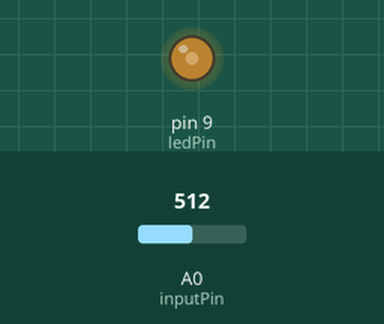
This sketch was run on a simulated Arduino Uno, built with avr-gcc and run on an emulated ATmega328P. On the bench: output pins drawn as LEDs (lit = HIGH). The inputs (shaded band) are chosen by the test bench; at power-on: A0 (inputPin) = 512. What the sketch prints to the serial monitor is not drawn.

Above: at 0.26 s.
1.3 s: A0 (inputPin) set to 89
4.3 s: A0 (inputPin) set to 76
7.3 s: A0 (inputPin) set to 122
Timing chart, 0 to 16.3 s (numbered marks = the images above; inputs shaded):
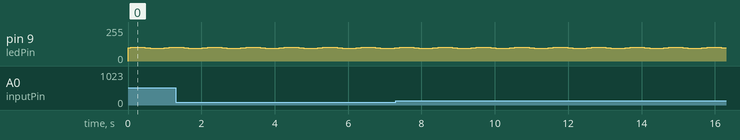

Measured:
- by itself, pin 9 (ledPin): repeats every 1.0 s: 101/255 0.03 s, 102/255 0.04 s, 103/255 0.06 s, 104/255 0.21 s, 103/255 0.04 s, 102/255 0.04 s, 101/255 0.04 s, 100/255 0.03 s, 99/255 0.03 s, 98/255 0.03 s, 97/255 0.04 s, 96/255 0.05 s, 95/255 0.21 s, 96/255 0.05 s, 97/255 0.03 s, 98/255 0.04 s, 99/255 0.03 s, 100/255 0.03 s

The sketch:

sketch_Lab5.ino
```cpp
  const int ledPin = 9;       // pin that the LED is attached to
  const int TWOPI = 2*3.1415926;
  unsigned long currentTime = 0;
  unsigned long lastTime = 0;
  const unsigned long intervalBetweenData = 1000;
  int brightness;

  const int numReadings = 50;
  int readings[numReadings];  // the readings from the analog input
  int readIndex = 0;          // the index of the current reading
  int total = 0;              // the running total
  int average = 0;            // the average
  int inputPin = A0;

  void setup() {
    // initialize serial communication with computer:
    pinMode(ledPin, OUTPUT);
    Serial.begin(9600);
    // initialize all the readings to 0:
    for (int thisReading = 0; thisReading < numReadings; thisReading++) {
      readings[thisReading] = 0;
    }

  }

  void loop() {
    brightness = 100+5*sin(1.0*TWOPI*millis()/1000);
    analogWrite(ledPin,brightness);
      // subtract the last reading:
      total = total - readings[readIndex];
      // read from the sensor:
      readings[readIndex] = analogRead(inputPin);
      // add the reading to the total:
      total = total + readings[readIndex];
      // advance to the next position in the array:
      readIndex = readIndex + 1;

      // if we're at the end of the array...
      if (readIndex >= numReadings) {
        // ...wrap around to the beginning:
        readIndex = 0;
      }

      // calculate the average:
      average = total / numReadings;
      // send it to the computer as ASCII digits
      Serial.print(millis());
      Serial.print(',');
      Serial.println(average);
    delay(5);
  }
```
